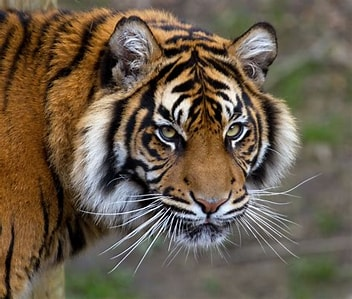
#> input picture exercises/th.jpg, 352 x 299 px
$ python linear_transformation.py
#> lines starting #> are read from the running program, lines starting #| are printed output that depends on the picture
import cv2
import numpy as np
img = cv2.imread('th.jpg')
#> img is the input picture: shape (299, 352, 3); mean B, G, R 75.6, 93, 106.8
original = img.copy()
xp = [0, 64, 128, 192, 255]
fp = [0, 16, 128, 240, 255]
x = np.arange(256)
table = np.interp(x, xp, fp).astype('uint8')
img = cv2.LUT(img, table)
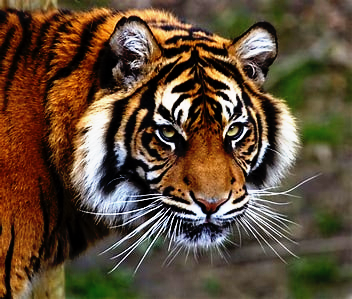
#> img: shape (299, 352, 3); mean B, G, R 55.1, 75.6, 95.6
cv2.imshow("original", original)
cv2.imshow("Output", img)
cv2.waitKey(0)
cv2.destroyAllWindows()

$ run again, with exercises/OIP.jpg copied over exercises/th.jpg
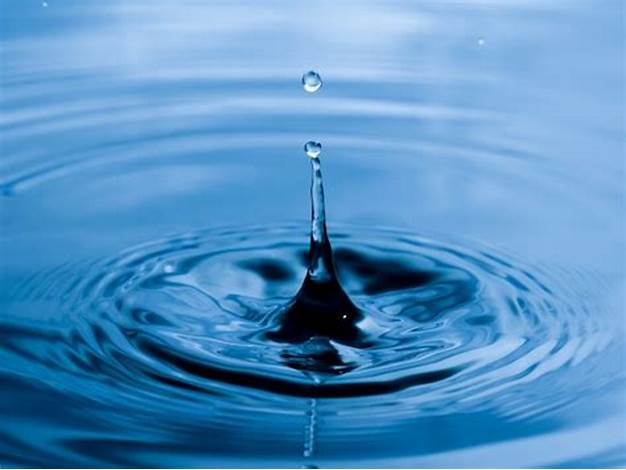
#> input picture exercises/OIP.jpg, 626 x 470 px
#> img is the input picture: shape (470, 626, 3); mean B, G, R 194.9, 145.6, 84.7
#> `img = cv2.LUT(img, table)`:
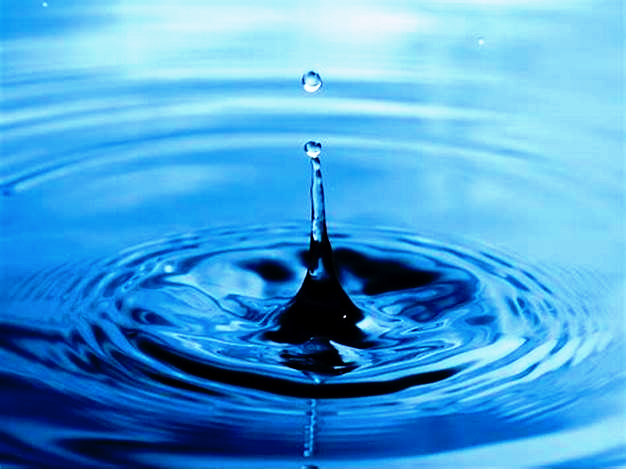
#> img: shape (470, 626, 3); mean B, G, R 215.4, 160.8, 74.7

$ run again, with exercises/img1.jpg copied over exercises/th.jpg
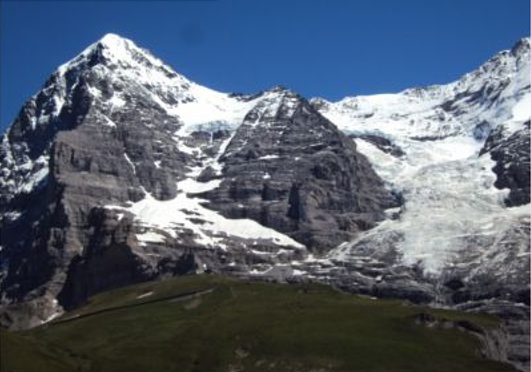
#> input picture exercises/img1.jpg, 531 x 372 px
#> img is the input picture: shape (372, 531, 3); mean B, G, R 112.3, 97, 86.1
#> `img = cv2.LUT(img, table)`:
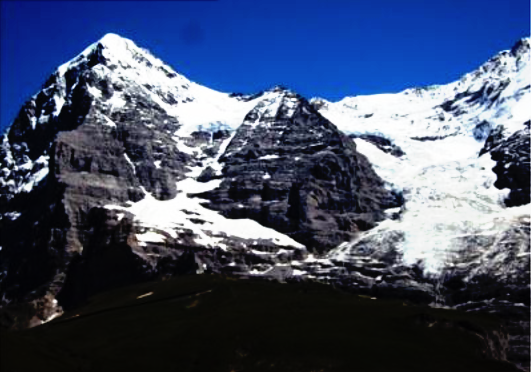
#> img: shape (372, 531, 3); mean B, G, R 106.8, 79.4, 68.2
